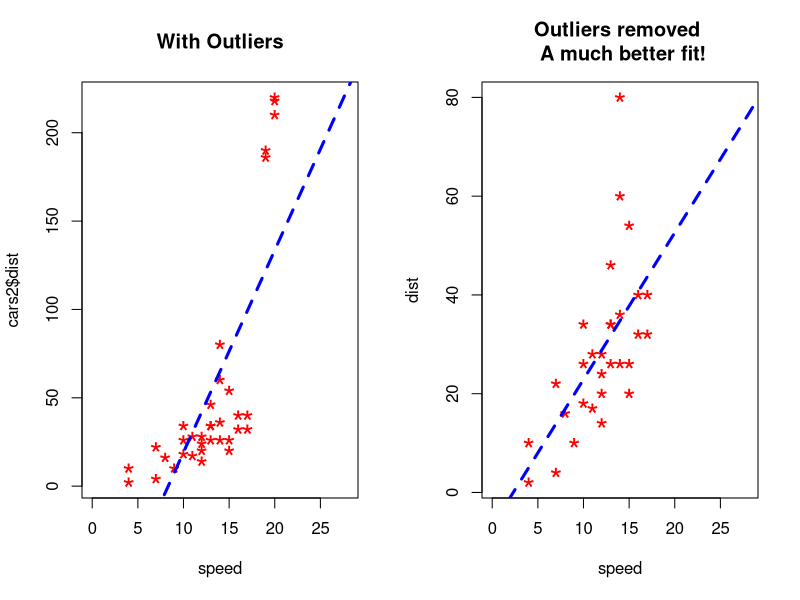

This chart was generated by the following R code:

data(Titanic)

cars1 <- cars[1:30,]
head(cars1)

#Introducing outliers
cars_outliers <- data.frame(speed=c(19,19,20,20,20),dist=c(190,186,210,220,218))

head(cars_outliers)
cars2 <- rbind(cars1, cars_outliers)
help("rbind")

par(mfrow=c(1,2))
plot(cars2$speed, cars2$dist, xlim=c(0,28), vlim=c(0,230), main="With Outliers", xlab="speed",vlab="dist", pch="*",col="red",cex=2)
abline(lm(dist ~ speed, data=cars2), col="blue", lwd=3, lty=2)

#Plot of the original data without outliers. Note the change in the slope of the best fit line
plot(cars1$speed,cars1$dist, xlim=c(0,28), vlim=c(0,230), main="Outliers removed \n A much better fit!", xlab="speed", ylab="dist", pch="*", col="red", cex=2)
abline(lm(dist~speed, data=cars1),col="blue",lwd=3,lty=2)